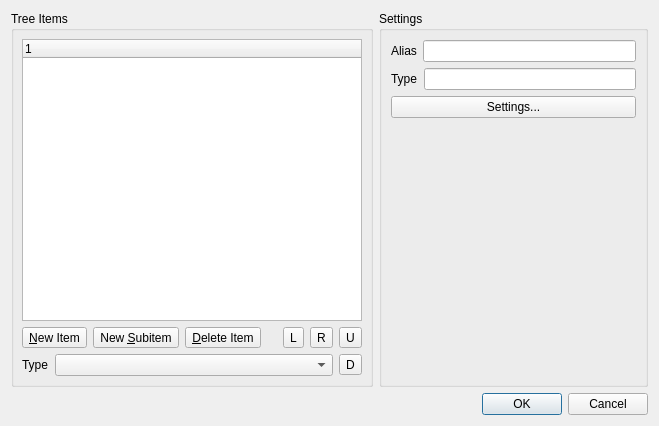
<ui version="4.0" >
 <comment>*********************************************************************
**
** Copyright (C) 1992-2008 Trolltech ASA. All rights reserved.
**
** This file is part of the Qt Designer of the Qt Toolkit.
**
** This file may be used under the terms of the GNU General Public
** License versions 2.0 or 3.0 as published by the Free Software
** Foundation and appearing in the files LICENSE.GPL2 and LICENSE.GPL3
** included in the packaging of this file.  Alternatively you may (at
** your option) use any later version of the GNU General Public
** License if such license has been publicly approved by Trolltech ASA
** (or its successors, if any) and the KDE Free Qt Foundation. In
** addition, as a special exception, Trolltech gives you certain
** additional rights. These rights are described in the Trolltech GPL
** Exception version 1.1, which can be found at
** http://www.trolltech.com/products/qt/gplexception/ and in the file
** GPL_EXCEPTION.txt in this package.
**
** Please review the following information to ensure GNU General
** Public Licensing requirements will be met:
** http://trolltech.com/products/qt/licenses/licensing/opensource/. If
** you are unsure which license is appropriate for your use, please
** review the following information:
** http://trolltech.com/products/qt/licenses/licensing/licensingoverview
** or contact the sales department at sales@trolltech.com.
**
** In addition, as a special exception, Trolltech, as the sole
** copyright holder for Qt Designer, grants users of the Qt/Eclipse
** Integration plug-in the right for the Qt/Eclipse Integration to
** link to functionality provided by Qt Designer and its related
** libraries.
**
** This file is provided "AS IS" with NO WARRANTY OF ANY KIND,
** INCLUDING THE WARRANTIES OF DESIGN, MERCHANTABILITY AND FITNESS FOR
** A PARTICULAR PURPOSE. Trolltech reserves all rights not expressly
** granted herein.
**
** This file is provided AS IS with NO WARRANTY OF ANY KIND, INCLUDING THE
** WARRANTY OF DESIGN, MERCHANTABILITY AND FITNESS FOR A PARTICULAR PURPOSE.
**
*********************************************************************</comment>
 <class>ProjectTreeEditor</class>
 <widget class="QDialog" name="ProjectTreeEditor" >
  <property name="geometry" >
   <rect>
    <x>0</x>
    <y>0</y>
    <width>659</width>
    <height>426</height>
   </rect>
  </property>
  <property name="windowTitle" >
   <string>Edit Tree Widget</string>
  </property>
  <layout class="QGridLayout" >
   <item row="0" column="0" >
    <widget class="QGroupBox" name="itemsBox" >
     <property name="title" >
      <string>Tree Items</string>
     </property>
     <layout class="QGridLayout" >
      <property name="margin" >
       <number>8</number>
      </property>
      <property name="spacing" >
       <number>6</number>
      </property>
      <item row="2" column="0" >
       <layout class="QHBoxLayout" >
        <property name="spacing" >
         <number>6</number>
        </property>
        <property name="margin" >
         <number>0</number>
        </property>
        <item>
         <widget class="QLabel" name="textLabel" >
          <property name="sizePolicy" >
           <sizepolicy vsizetype="Preferred" hsizetype="Fixed" >
            <horstretch>0</horstretch>
            <verstretch>0</verstretch>
           </sizepolicy>
          </property>
          <property name="text" >
           <string>Type</string>
          </property>
         </widget>
        </item>
        <item>
         <widget class="QComboBox" name="itemTypeCombo" />
        </item>
       </layout>
      </item>
      <item row="1" column="0" >
       <layout class="QHBoxLayout" >
        <property name="spacing" >
         <number>6</number>
        </property>
        <property name="margin" >
         <number>0</number>
        </property>
        <item>
         <widget class="QToolButton" name="newItemButton" >
          <property name="toolTip" >
           <string>New Item</string>
          </property>
          <property name="text" >
           <string>&amp;New Item</string>
          </property>
          <property name="icon" >
           <iconset resource="projecttreeeditor.qrc" >
            <normaloff>:/projecttreeeditor/plus.png</normaloff>:/projecttreeeditor/plus.png</iconset>
          </property>
         </widget>
        </item>
        <item>
         <widget class="QToolButton" name="newSubItemButton" >
          <property name="toolTip" >
           <string>New Subitem</string>
          </property>
          <property name="text" >
           <string>New &amp;Subitem</string>
          </property>
         </widget>
        </item>
        <item>
         <widget class="QToolButton" name="deleteItemButton" >
          <property name="toolTip" >
           <string>Delete Item</string>
          </property>
          <property name="text" >
           <string>&amp;Delete Item</string>
          </property>
          <property name="icon" >
           <iconset resource="projecttreeeditor.qrc" >
            <normaloff>:/projecttreeeditor/minus.png</normaloff>:/projecttreeeditor/minus.png</iconset>
          </property>
         </widget>
        </item>
        <item>
         <spacer>
          <property name="orientation" >
           <enum>Qt::Horizontal</enum>
          </property>
          <property name="sizeHint" stdset="0" >
           <size>
            <width>16</width>
            <height>10</height>
           </size>
          </property>
         </spacer>
        </item>
        <item>
         <widget class="QToolButton" name="moveItemLeftButton" >
          <property name="toolTip" >
           <string>Move Item Left (before Parent Item)</string>
          </property>
          <property name="text" >
           <string>L</string>
          </property>
          <property name="icon" >
           <iconset resource="projecttreeeditor.qrc" >
            <normaloff>:/projecttreeeditor/back.png</normaloff>:/projecttreeeditor/back.png</iconset>
          </property>
         </widget>
        </item>
        <item>
         <widget class="QToolButton" name="moveItemRightButton" >
          <property name="toolTip" >
           <string>Move Item Right (as a First Subitem of the Next Sibling Item)</string>
          </property>
          <property name="text" >
           <string>R</string>
          </property>
          <property name="icon" >
           <iconset resource="projecttreeeditor.qrc" >
            <normaloff>:/projecttreeeditor/forward.png</normaloff>:/projecttreeeditor/forward.png</iconset>
          </property>
         </widget>
        </item>
       </layout>
      </item>
      <item row="1" column="1" >
       <widget class="QToolButton" name="moveItemUpButton" >
        <property name="toolTip" >
         <string>Move Item Up</string>
        </property>
        <property name="text" >
         <string>U</string>
        </property>
        <property name="icon" >
         <iconset resource="projecttreeeditor.qrc" >
          <normaloff>:/projecttreeeditor/up.png</normaloff>:/projecttreeeditor/up.png</iconset>
        </property>
       </widget>
      </item>
      <item row="2" column="1" >
       <widget class="QToolButton" name="moveItemDownButton" >
        <property name="toolTip" >
         <string>Move Item Down</string>
        </property>
        <property name="text" >
         <string>D</string>
        </property>
        <property name="icon" >
         <iconset resource="projecttreeeditor.qrc" >
          <normaloff>:/projecttreeeditor/down.png</normaloff>:/projecttreeeditor/down.png</iconset>
        </property>
       </widget>
      </item>
      <item row="0" column="0" colspan="2" >
       <widget class="QTreeWidget" name="treeWidget" >
        <property name="focusPolicy" >
         <enum>Qt::TabFocus</enum>
        </property>
        <property name="toolTip" >
         <string>Tree Items</string>
        </property>
        <column>
         <property name="text" >
          <string>1</string>
         </property>
        </column>
       </widget>
      </item>
     </layout>
    </widget>
   </item>
   <item row="0" column="1" >
    <layout class="QVBoxLayout" >
     <item>
      <widget class="QGroupBox" name="groupBox" >
       <property name="title" >
        <string>Settings</string>
       </property>
       <layout class="QVBoxLayout" >
        <item>
         <layout class="QHBoxLayout" >
          <item>
           <widget class="QLabel" name="label" >
            <property name="text" >
             <string>Alias</string>
            </property>
           </widget>
          </item>
          <item>
           <widget class="QLineEdit" name="aliasEdit" />
          </item>
         </layout>
        </item>
        <item>
         <layout class="QHBoxLayout" >
          <item>
           <widget class="QLabel" name="label_2" >
            <property name="text" >
             <string>Type</string>
            </property>
           </widget>
          </item>
          <item>
           <widget class="QLineEdit" name="typeEdit" >
            <property name="readOnly" >
             <bool>true</bool>
            </property>
           </widget>
          </item>
         </layout>
        </item>
        <item>
         <widget class="QPushButton" name="settingsButton" >
          <property name="text" >
           <string>Settings...</string>
          </property>
         </widget>
        </item>
        <item>
         <spacer>
          <property name="orientation" >
           <enum>Qt::Vertical</enum>
          </property>
          <property name="sizeHint" stdset="0" >
           <size>
            <width>145</width>
            <height>111</height>
           </size>
          </property>
         </spacer>
        </item>
       </layout>
      </widget>
     </item>
    </layout>
   </item>
   <item row="1" column="1" >
    <widget class="QDialogButtonBox" name="buttonBox" >
     <property name="orientation" >
      <enum>Qt::Horizontal</enum>
     </property>
     <property name="standardButtons" >
      <set>QDialogButtonBox::Cancel|QDialogButtonBox::Ok</set>
     </property>
    </widget>
   </item>
  </layout>
 </widget>
 <tabstops>
  <tabstop>treeWidget</tabstop>
  <tabstop>newItemButton</tabstop>
  <tabstop>newSubItemButton</tabstop>
  <tabstop>deleteItemButton</tabstop>
  <tabstop>moveItemLeftButton</tabstop>
  <tabstop>moveItemRightButton</tabstop>
  <tabstop>moveItemUpButton</tabstop>
  <tabstop>moveItemDownButton</tabstop>
 </tabstops>
 <resources>
  <include location="projecttreeeditor.qrc" />
 </resources>
 <connections>
  <connection>
   <sender>buttonBox</sender>
   <signal>accepted()</signal>
   <receiver>ProjectTreeEditor</receiver>
   <slot>accept()</slot>
   <hints>
    <hint type="sourcelabel" >
     <x>450</x>
     <y>259</y>
    </hint>
    <hint type="destinationlabel" >
     <x>292</x>
     <y>272</y>
    </hint>
   </hints>
  </connection>
  <connection>
   <sender>buttonBox</sender>
   <signal>rejected()</signal>
   <receiver>ProjectTreeEditor</receiver>
   <slot>reject()</slot>
   <hints>
    <hint type="sourcelabel" >
     <x>539</x>
     <y>266</y>
    </hint>
    <hint type="destinationlabel" >
     <x>556</x>
     <y>275</y>
    </hint>
   </hints>
  </connection>
 </connections>
</ui>
